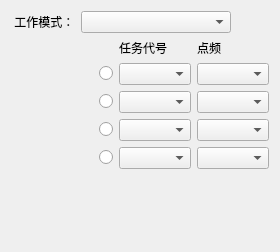
<?xml version="1.0" encoding="UTF-8"?>
<ui version="4.0">
 <class>SDTaskWorkModeTaskCodeSelectWidget</class>
 <widget class="QWidget" name="SDTaskWorkModeTaskCodeSelectWidget">
  <property name="geometry">
   <rect>
    <x>0</x>
    <y>0</y>
    <width>280</width>
    <height>252</height>
   </rect>
  </property>
  <property name="windowTitle">
   <string>Form</string>
  </property>
  <layout class="QVBoxLayout" name="verticalLayout">
   <item>
    <layout class="QVBoxLayout" name="verticalLayout_4">
     <item>
      <layout class="QHBoxLayout" name="horizontalLayout_3">
       <item>
        <widget class="QLabel" name="label_2">
         <property name="text">
          <string> 工作模式：</string>
         </property>
        </widget>
       </item>
       <item>
        <widget class="QComboBox" name="sdWorkModeCombo">
         <property name="sizePolicy">
          <sizepolicy hsizetype="Preferred" vsizetype="Fixed">
           <horstretch>0</horstretch>
           <verstretch>0</verstretch>
          </sizepolicy>
         </property>
         <property name="minimumSize">
          <size>
           <width>150</width>
           <height>0</height>
          </size>
         </property>
        </widget>
       </item>
       <item>
        <spacer name="horizontalSpacer_4">
         <property name="orientation">
          <enum>Qt::Horizontal</enum>
         </property>
         <property name="sizeHint" stdset="0">
          <size>
           <width>40</width>
           <height>20</height>
          </size>
         </property>
        </spacer>
       </item>
      </layout>
     </item>
     <item>
      <layout class="QHBoxLayout" name="horizontalLayout_4" stretch="3,2">
       <item>
        <widget class="QStackedWidget" name="deviceStackedWidget">
         <property name="sizePolicy">
          <sizepolicy hsizetype="Preferred" vsizetype="Preferred">
           <horstretch>0</horstretch>
           <verstretch>0</verstretch>
          </sizepolicy>
         </property>
         <property name="minimumSize">
          <size>
           <width>0</width>
           <height>200</height>
          </size>
         </property>
         <widget class="QWidget" name="page"/>
         <widget class="QWidget" name="page_2"/>
        </widget>
       </item>
       <item>
        <layout class="QGridLayout" name="gridLayout_3">
         <item row="2" column="0">
          <widget class="QRadioButton" name="sdTargetRadioBtn2">
           <property name="layoutDirection">
            <enum>Qt::RightToLeft</enum>
           </property>
           <property name="text">
            <string/>
           </property>
          </widget>
         </item>
         <item row="4" column="1">
          <widget class="QComboBox" name="sdTaskCodeCombo4"/>
         </item>
         <item row="0" column="2">
          <widget class="QLabel" name="label_7">
           <property name="text">
            <string>点频</string>
           </property>
           <property name="alignment">
            <set>Qt::AlignLeading|Qt::AlignLeft|Qt::AlignVCenter</set>
           </property>
          </widget>
         </item>
         <item row="2" column="1">
          <widget class="QComboBox" name="sdTaskCodeCombo2"/>
         </item>
         <item row="3" column="0">
          <widget class="QRadioButton" name="sdTargetRadioBtn3">
           <property name="layoutDirection">
            <enum>Qt::RightToLeft</enum>
           </property>
           <property name="text">
            <string/>
           </property>
          </widget>
         </item>
         <item row="3" column="2">
          <widget class="QComboBox" name="sdPointFreqCombo3"/>
         </item>
         <item row="1" column="2">
          <widget class="QComboBox" name="sdPointFreqCombo1"/>
         </item>
         <item row="1" column="0">
          <widget class="QRadioButton" name="sdTargetRadioBtn1">
           <property name="sizePolicy">
            <sizepolicy hsizetype="Fixed" vsizetype="Fixed">
             <horstretch>0</horstretch>
             <verstretch>0</verstretch>
            </sizepolicy>
           </property>
           <property name="layoutDirection">
            <enum>Qt::RightToLeft</enum>
           </property>
           <property name="text">
            <string/>
           </property>
           <property name="iconSize">
            <size>
             <width>16</width>
             <height>16</height>
            </size>
           </property>
          </widget>
         </item>
         <item row="1" column="1">
          <widget class="QComboBox" name="sdTaskCodeCombo1"/>
         </item>
         <item row="2" column="2">
          <widget class="QComboBox" name="sdPointFreqCombo2"/>
         </item>
         <item row="3" column="1">
          <widget class="QComboBox" name="sdTaskCodeCombo3"/>
         </item>
         <item row="0" column="1">
          <widget class="QLabel" name="label_6">
           <property name="sizePolicy">
            <sizepolicy hsizetype="Preferred" vsizetype="Fixed">
             <horstretch>0</horstretch>
             <verstretch>0</verstretch>
            </sizepolicy>
           </property>
           <property name="text">
            <string>任务代号</string>
           </property>
           <property name="alignment">
            <set>Qt::AlignLeading|Qt::AlignLeft|Qt::AlignVCenter</set>
           </property>
          </widget>
         </item>
         <item row="4" column="0">
          <widget class="QRadioButton" name="sdTargetRadioBtn4">
           <property name="layoutDirection">
            <enum>Qt::RightToLeft</enum>
           </property>
           <property name="text">
            <string/>
           </property>
          </widget>
         </item>
         <item row="4" column="2">
          <widget class="QComboBox" name="sdPointFreqCombo4"/>
         </item>
         <item row="5" column="1">
          <spacer name="verticalSpacer_2">
           <property name="orientation">
            <enum>Qt::Vertical</enum>
           </property>
           <property name="sizeHint" stdset="0">
            <size>
             <width>20</width>
             <height>40</height>
            </size>
           </property>
          </spacer>
         </item>
        </layout>
       </item>
      </layout>
     </item>
    </layout>
   </item>
  </layout>
 </widget>
 <resources/>
 <connections/>
</ui>
